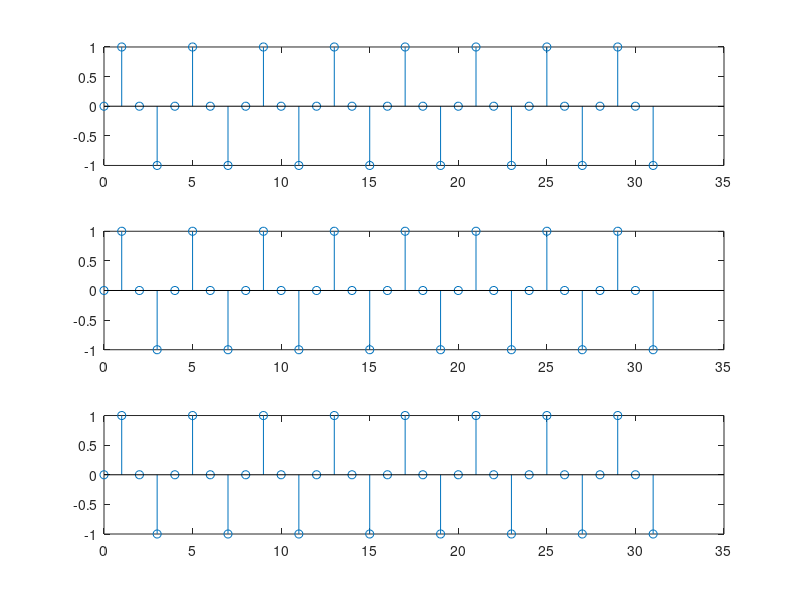

MATLAB code for this plot:

clear all
clc
n=0:31;
w=pi/2;
x=sin(w*n);
x1=sin((w*n)+(2*pi));
x2=sin((w*n)+(4*pi));
subplot(3,1,1)
stem(n,x);
subplot(3,1,2)
stem(n,x1);
subplot(3,1,3)
stem(n,x2);


